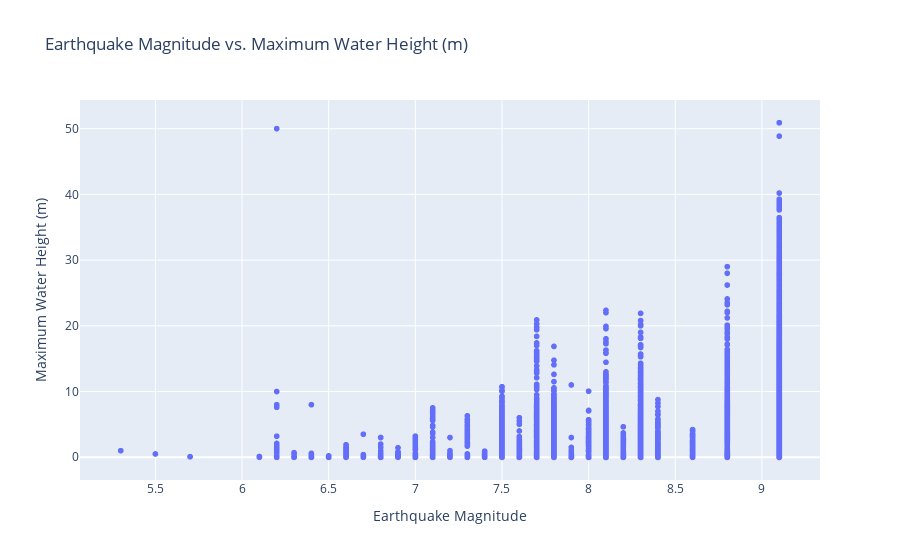

The cell this chart's notebook holds for it:
### Markdown cell above
#### Scatter: Earthquake Magnitude vs. Maximum Water Height (m)

### Code cell
# Build dataframe of scatter data
x_axis = tsunami_df.loc[tsunami_df["Earthquake Magnitude"] > 0 , "Earthquake Magnitude"]
y_axis = tsunami_df.loc[tsunami_df["Earthquake Magnitude"] > 0 , "Maximum Water Height (m)"]

plot_dict = {"Earthquake Magnitude" : x_axis,
             "Maximum Water Height (m)" : y_axis}

plot_df = pd.DataFrame(plot_dict)

fig = plot_df.plot.scatter(x="Earthquake Magnitude", y="Maximum Water Height (m)", title="Earthquake Magnitude vs. Maximum Water Height (m)")
fig.show()

### Figure 1 — Plotly figure (JSON) as saved in the notebook; plotly's stock layout.template omitted (floating-point values rounded to 4 significant figures; data arrays with more than 128 entries replaced by an {"elided": "..."} marker saying what was removed)
{"data": [{"hovertemplate": "Earthquake Magnitude=%{x}<br>Maximum Water Height (m)=%{y}<extra></extra>", "legendgroup": "", "marker": {"color": "#636efa", "symbol": "circle"}, "mode": "markers", "name": "", "showlegend": false, "type": "scattergl", "x": {"elided": "13413 float values"}, "xaxis": "x", "y": {"elided": "13413 float values"}, "yaxis": "y"}], "layout": {"autosize": true, "legend": {"tracegroupgap": 0}, "title": {"text": "Earthquake Magnitude vs. Maximum Water Height (m)"}, "xaxis": {"anchor": "y", "autorange": true, "domain": [0, 1], "range": [5.072, 9.328], "title": {"text": "Earthquake Magnitude"}, "type": "linear"}, "yaxis": {"anchor": "x", "autorange": true, "domain": [0, 1], "range": [-3.728, 54.63], "title": {"text": "Maximum Water Height (m)"}, "type": "linear"}}}
